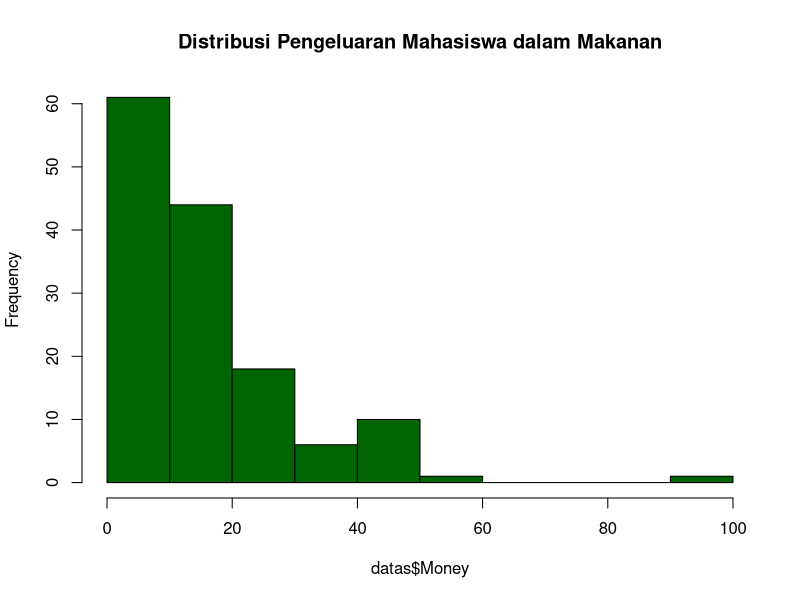
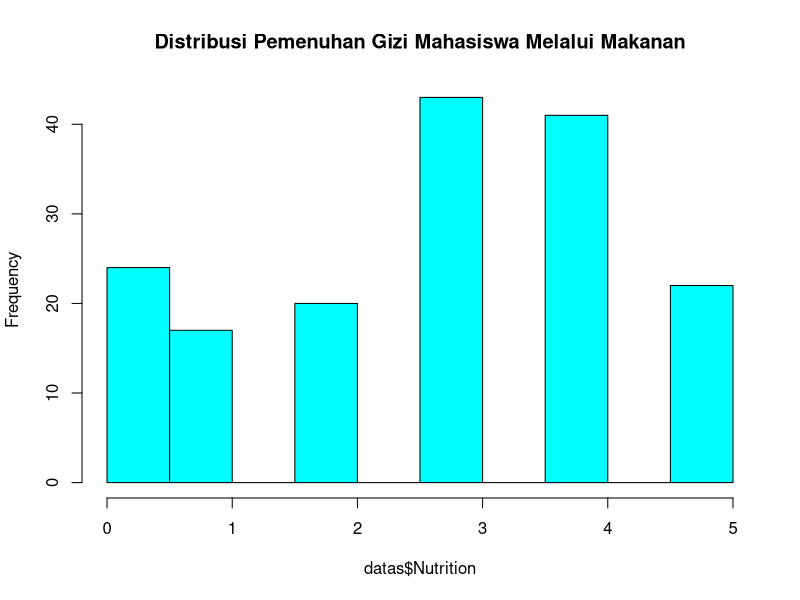
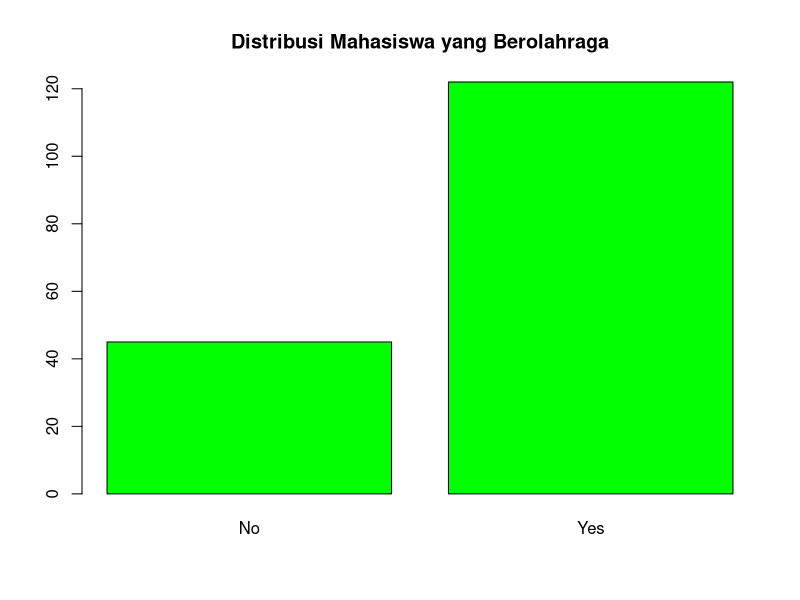
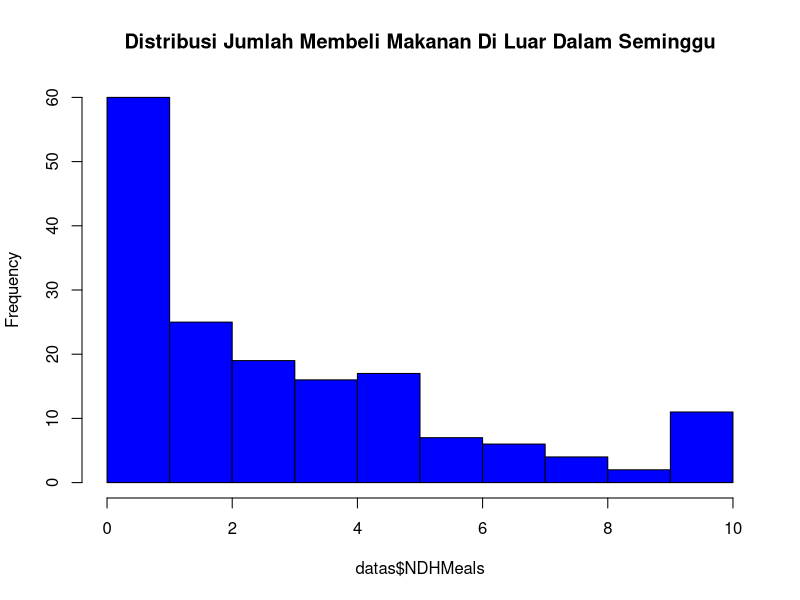
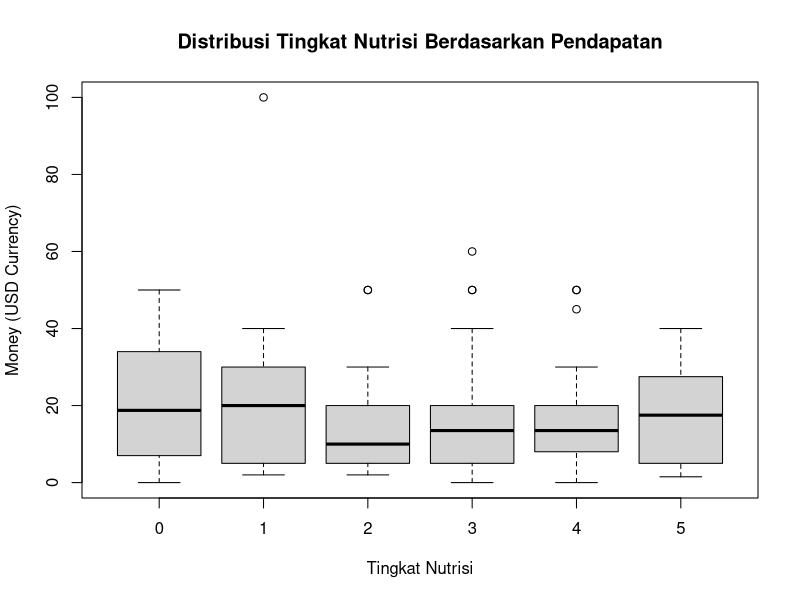
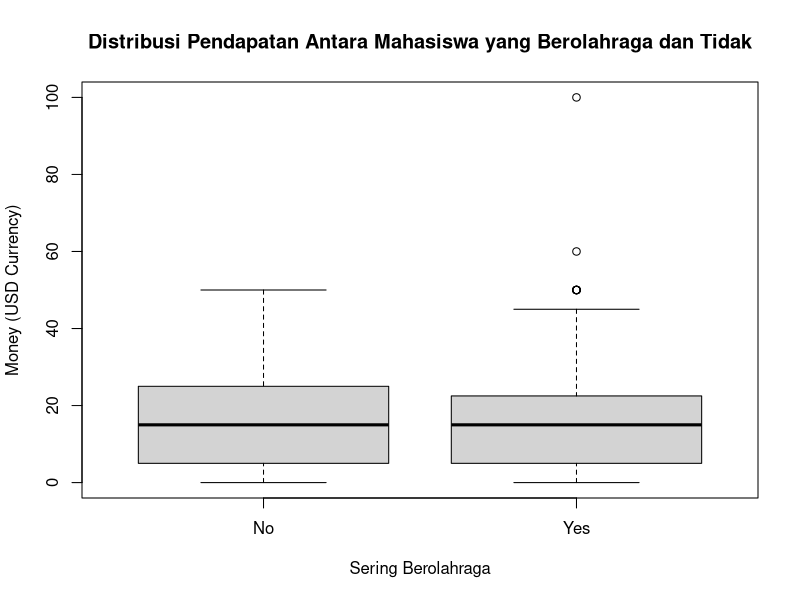

Reproduce these figures in R, in order. (Note: this script raises an error after producing the figures.)
## ---- chunk 1


library(dplyr)
library(car)
library(ggplot2)
library(nortest)
#install.packages("readcsv")
library(lmtest)
library(readxl)


datas <- read.csv("Secondary Data.csv", header = TRUE, sep = ",")
datas

## ---- chunk 2


nonolahraga <- (datas$Money[datas$Athlete == "No"])
olahraga <- (datas$Money[datas$Athlete == "Yes"])

datas$Money
datas$Nutrition
datas$Athlete
datas$NDHMeals


#Visualisasi Dataset Sekunder
hist(datas$Money, main = "Distribusi Pengeluaran Mahasiswa dalam Makanan", col = "Dark Green")

hist(datas$Nutrition, main = "Distribusi Pemenuhan Gizi Mahasiswa Melalui Makanan", col = "Cyan")

barplot(table(datas$Athlete), main = "Distribusi Mahasiswa yang Berolahraga", col = "Green")

hist(datas$NDHMeals, main = "Distribusi Jumlah Membeli Makanan Di Luar Dalam Seminggu", col = "Blue")


#H1 = Adanya hubungan antara keuangan mahasiswa dengan rutinitas pola makan
chisq.test(datas$Money, datas$NDHMeals)
cor.test(datas$Money, datas$NDHMeals)

cor(datas$NDHMeals, datas$Nutrition)
cor.test(datas$NDHMeals, datas$Nutrition)
chisq.test(datas$NDHMeals, datas$Nutrition)
#H0 diterima karena p-value diatas alpha 0.05


#H2 = Adanya hubungan antara keuangan mahasiswa dengan kemampuan memenuhi kebutuhan nutrisi 

chisq.test(datas$Money, datas$Nutrition)


cor.test(datas$Money, datas$Nutrition)


kruskal.test(datas$Money, datas$Nutrition)

boxplot(datas$Money ~ datas$Nutrition, 
        xlab = "Tingkat Nutrisi", ylab = "Money (USD Currency)"
        ,main = "Distribusi Tingkat Nutrisi Berdasarkan Pendapatan")


#Kesimpulan : H0 diterima karena p-value diatas alpha 0.05

#H3 = Adanya hubungan antara keuangan mahasiswa terhadap rutinitas olahraga


chisq.test(datas$Money, datas$Athlete)

kruskal.test(datas$Money, datas$Athlete)

boxplot(datas$Money ~ datas$Athlete, 
        xlab = "Sering Berolahraga", ylab = "Money (USD Currency)",
        main = "Distribusi Pendapatan Antara Mahasiswa yang Berolahraga dan Tidak")

#Uji Normalitas Variabel Data Sekunder Numerik
stats::shapiro.test(datas$Nutrition)
stats::shapiro.test(datas$Money)
stats::shapiro.test(datas$NDHMeals)

#Visualisasi Normalitas Data
qqplot(datas$Nutrition)
qqplot(datas$NDHMeals)

par(mfrow = c(2,2))
plot(density(datas$Nutrition), main = "Density Plot Nutrisi", xlab = "Angka Nilai Nutrisi")
plot(density(datas$NDHMeals), main = "Density Plot Jumlah Makan di Luar", xlab = "Frekuensi Makan di Luar dalam Seminggu")


#Inference of Mean

#1
nonutrisi <- (datas$Money[datas$Nutrition == "0"])-
nutrisi <- (datas$Money[datas$Nutrition != "0"])

alpha <- 0.05
conflvl <- 1 - alpha
var.test(nutrisi, nonutrisi)
t.test(nutrisi, nonutrisi, alternative = "two.sided", conf.level = conflvl)

#2
nonmeals <- (datas$Money[datas$NDHMeals == "0"])
meals <- (datas$Money[datas$NDHMeals != "0"])

alpha <- 0.05
conflvl <- 1 - alpha
var.test(nonmeals, meals)
t.test(nonmeals, meals, alternative = "two.sided", conf.level = conflvl)

#3
nonolahraga <- (datas$Money[datas$Athlete == "No"])
olahraga <- (datas$Money[datas$Athlete == "Yes"])

alpha <- 0.05
conflvl <- 1-alpha
t.test(nonolahraga, olahraga, alt = "two.sided")
